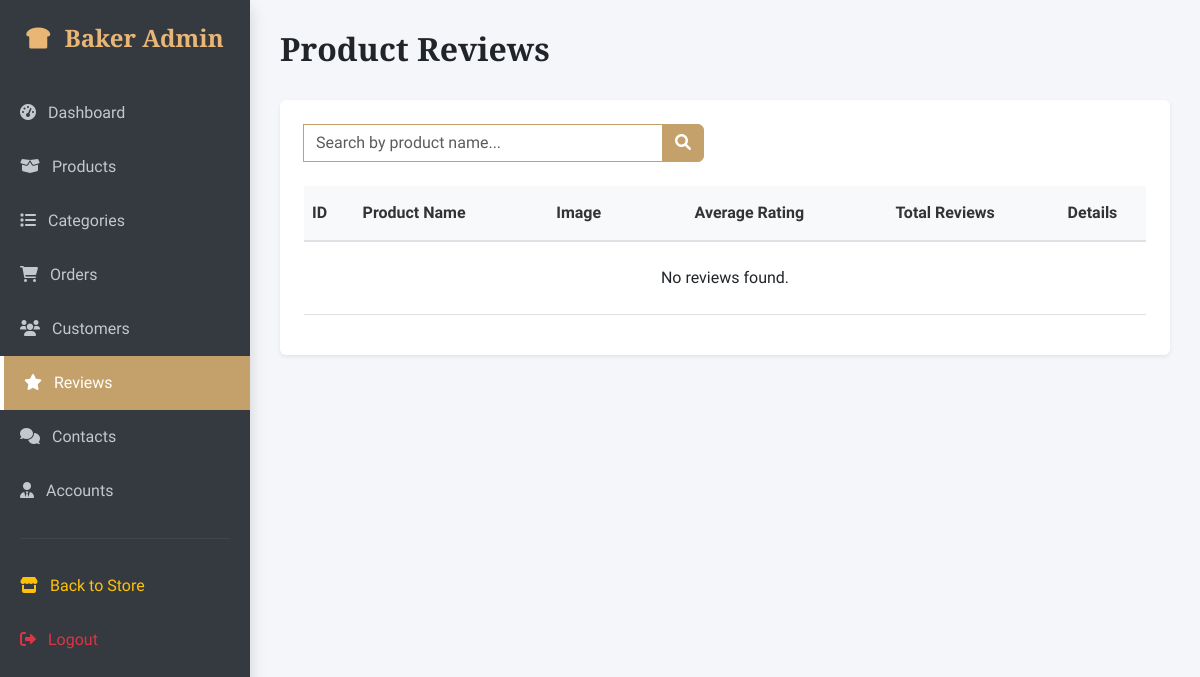
Page /admin/index.php?page=reviews (signed in) on the earlier database version.
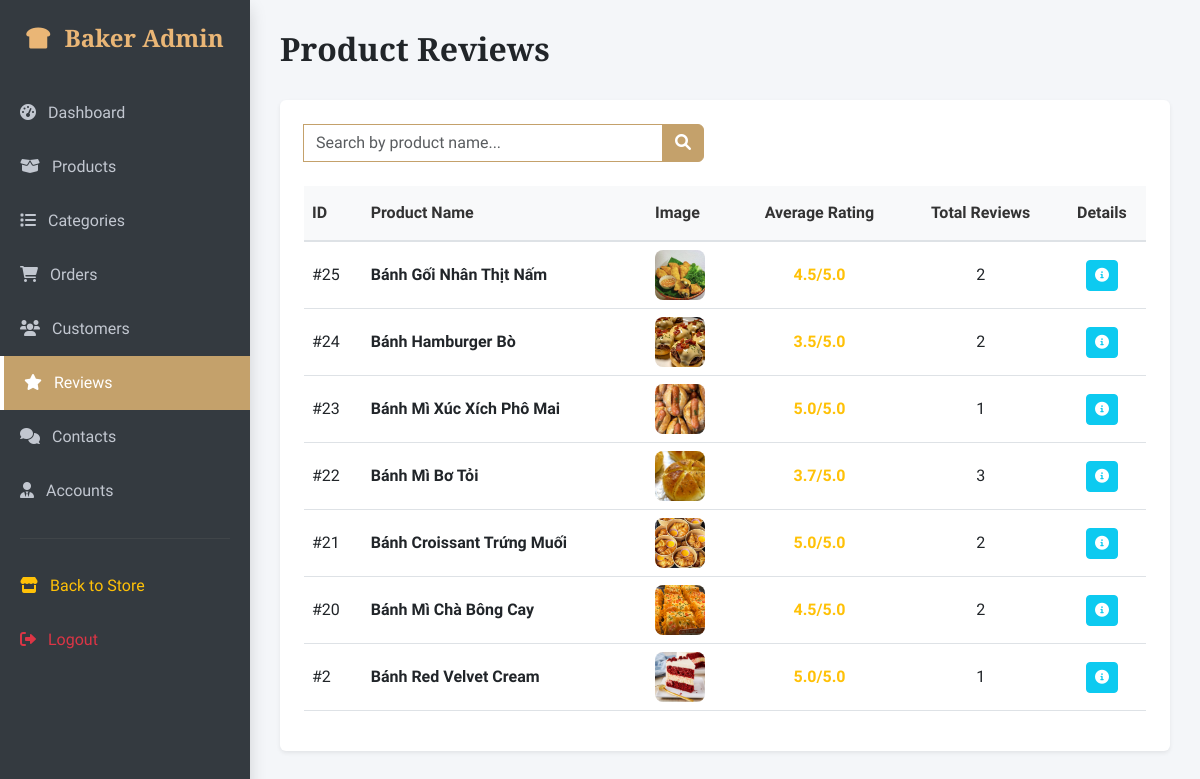
Same page on the later database version.
### tables this page shows
CREATE TABLE `products` (
  `product_id` int(11) NOT NULL,
  `category_id` int(11) DEFAULT NULL,
  `product_name` varchar(255) NOT NULL,
  `price` decimal(10,2) UNSIGNED NOT NULL,
  `description` text DEFAULT NULL,
  `stock_quantity` int(10) UNSIGNED NOT NULL DEFAULT 0,
  `image` varchar(255) NOT NULL,
  `status` tinyint(1) DEFAULT 1
);

### app/controllers/AdminReviewController.php (called while the page is built, shortened)
<?php
class AdminReviewController {
    private $db;
    public function __construct($db) {
        $this->db = $db;
    }
    public function index() {
        $search = isset($_GET['search']) ? mysqli_real_escape_string($this->db, $_GET['search']) : '';
   $sql = "SELECT p.product_id, p.product_name, p.image,
               AVG(r.rating) as avg_rating,
               COUNT(r.review_id) as total_reviews
        FROM products p
        JOIN reviews r ON p.product_id = r.product_id  -- Đã đổi thành JOIN
        WHERE p.product_name LIKE '%$search%'
        GROUP BY p.product_id
        ORDER BY p.product_id DESC";
        $reviews_data = mysqli_query($this->db, $sql);
        require_once 'views/reviews.php';
    }
}

### admin/views/reviews.php (the view, shortened to what this page needs)
<div class="d-flex justify-content-between align-items-center mb-4">
    <h2 class="fw-bold">Product Reviews <span class="badge bg-danger fs-6 ms-2"></span></h2>
    </div>
    <div class="card border-0 shadow-sm p-4">
        <div class="mb-4" style="max-width: 400px;">
            <form method="GET" action="index.php" class="input-group">
                <input type="text" name="search" class="form-control border-primary" placeholder="Search by product name..." value="<?php echo htmlspecialchars($search ?? ''); ?>">
                <button class="btn btn-primary" type="submit"><i class="fas fa-search"></i></button>
            </form>
        </div>
        <div class="table-responsive">
            <table class="table table-hover align-middle">
                <thead class="table-light">
                    <tr>
                        <th>ID</th>
                        <th>Product Name</th>
                        <th>Image</th>
                        <th class="text-center">Average Rating</th>
                        <th class="text-center">Total Reviews</th>
                        <th class="text-center">Details</th>
                    </tr>
                </thead>
                <tbody>
                    <?php
                    if ($reviews_data && mysqli_num_rows($reviews_data) > 0) {
                        while ($row = mysqli_fetch_assoc($reviews_data)) {
                            echo "<tr>
                                    <td>#{$row['product_id']}</td>
                                    <td class='fw-bold'>{$row['product_name']}</td>
                                    <td><img src='../assets/img/{$row['image']}' style='width: 50px; height: 50px; object-fit: cover; border-radius: 8px;'></td>
                                    <td class='text-center fw-bold text-warning'>" . number_format($row['avg_rating'], 1) . "/5.0</td>
                                    <td class='text-center'>{$row['total_reviews']}</td>
                                    <td class='text-center'>
                                        <a href='index.php?page=review_detail&id={$row['product_id']}' class='btn btn-sm btn-info text-white rounded-1'>
                                            <i class='fas fa-info-circle'></i>
                                        </a>
                                    </td>
                                  </tr>";
                        }
                    } else {
                        echo "<tr><td colspan='6' class='text-center py-4'>No reviews found.</td></tr>";
                    }
                    ?>
                </tbody>
            </table>
        </div>
    </div>
</div>

Differences in the rows shown:
now on this page (row edited): products: product_id "25", product_name "Bánh Gối Nhân Thịt Nấm", image (picture), avg_rating "4.5", total_reviews "2"
now on this page (row edited): products: product_id "24", product_name "Bánh Hamburger Bò", image (picture), avg_rating "3.5", total_reviews "2"
now on this page (row edited): products: product_id "23", product_name "Bánh Mì Xúc Xích Phô Mai", image (picture), avg_rating "5.0", total_reviews "1"
now on this page (row edited): products: product_id "22", product_name "Bánh Mì Bơ Tỏi", image (picture), avg_rating "3.7", total_reviews "3"
now on this page (row edited): products: product_id "21", product_name "Bánh Croissant Trứng Muối", image (picture), avg_rating "5.0", total_reviews "2"
now on this page (row edited): products: product_id "20", product_name "Bánh Mì Chà Bông Cay", image (picture), avg_rating "4.5", total_reviews "2"
now on this page (row edited): products: product_id "2", product_name "Bánh Red Velvet Cream", image (picture), avg_rating "5.0", total_reviews "1"
Other differences:
text no longer shown: "No reviews found."
